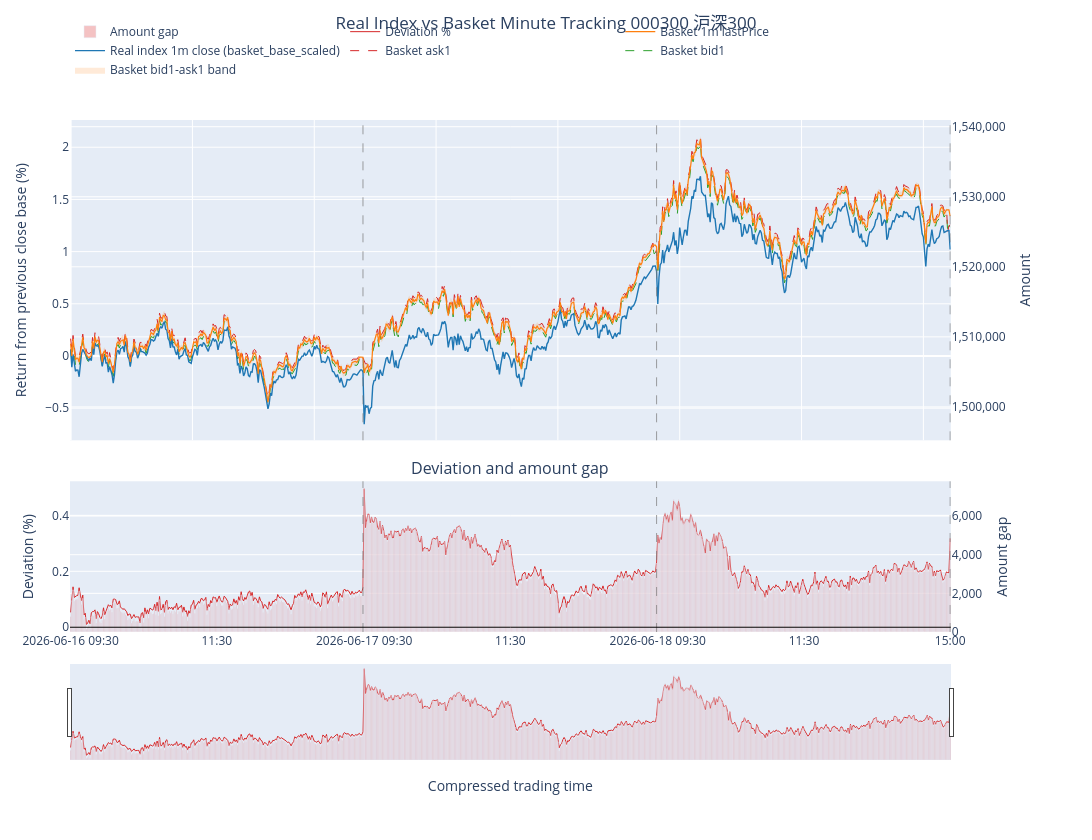

Notebook code cell kept with this figure:
### Code cell
print("Baseline date:", baseline_date_dash)
print("Using ETF:", using_etf)
print("Weight source:", weight_source)
print("Portfolio method:", portfolio_greedy_method)
print("Close weight data date:", closeweight_data_date)
print("Fitting dates:", fitting_date_ls)
print("Adjusting dates:", adjusting_date_ls)
print("Rule file:", rule_file_path)
print("Target stock value:", target_stock_value)
print("Apply corporate actions:", apply_corporate_actions_to_basket)
print("Funding ratio cap:", adjustment_max_over_budget_ratio)
print("Real index price caliber:", real_index_price_caliber)
print("Real index amount mode:", real_index_amount_mode)
print("Risk estimator:", initial_risk_model.summary["estimator"])
print("Risk lookback days:", risk_lookback_days)
print("Risk half-life days:", risk_half_life_days)
print("Risk price col:", risk_price_col)
print("OAS shrinkage:", initial_risk_model.summary["oas_shrinkage"])
print("Pareto config:", pareto_config)
print("Excepted stocks:", excepted_code_ls)
print("[Daily Tracking Stats]")
display(df_daily_tracking_stats[[
    "fitting_date", "diff_mean_pct", "diff_std_pct",
    "diff_max_positive_pct", "diff_max_negative_pct", "diff_pct95_pct",
    "n_minutes", "daily_dividend_cash", "cumulative_dividend_cash",
    "corporate_action_enabled", "real_index_base_price",
    "real_index_price_caliber", "real_index_amount_mode",
]])
print("[Quantity Adjustments]:", len(df_quantity_adjustments))
display(df_quantity_adjustments.head(10))
print("[Dividend Records]:", len(df_dividend_records))
display(df_dividend_records.tail(10))
print("[Adjustment Summary]")
display(df_adjustment_summary)
print("[Adjustment Trades]:", len(df_adjustment_trades))
display(df_adjustment_trades.head(10))
print("[Position Schedule]")
display(df_position_schedule.head(5))
print("[Benchmark Base By Date]")
display(df_benchmark_base_by_date)
display(outputs["matplotlib_fig"])
display(outputs["plotly_fig"])

### Figure 1 — Plotly figure (JSON) as saved in the notebook; plotly's stock layout.template omitted (floating-point values rounded to 4 significant figures; data arrays with more than 128 entries replaced by an {"elided": "..."} marker saying what was removed)
{"data": [{"hoverinfo": "skip", "line": {"width": 0}, "mode": "lines", "showlegend": false, "type": "scatter", "x": {"elided": "723 float values"}, "xaxis": "x", "y": {"elided": "723 float values"}, "yaxis": "y"}, {"customdata": {"elided": "723x1 str values"}, "fill": "tonexty", "fillcolor": "rgba(255,127,14,0.16)", "hovertemplate": "Time=%{customdata[0]}<extra></extra>", "line": {"width": 0}, "mode": "lines", "name": "Basket bid1-ask1 band", "type": "scatter", "x": {"elided": "723 float values"}, "xaxis": "x", "y": {"elided": "723 float values"}, "yaxis": "y"}, {"customdata": {"elided": "723x1 str values"}, "hovertemplate": "Time=%{customdata[0]}<br>Return=%{y:.4f}%<extra></extra>", "line": {"color": "#2ca02c", "dash": "dash", "width": 1}, "mode": "lines", "name": "Basket bid1", "type": "scatter", "x": {"elided": "723 float values"}, "xaxis": "x", "y": {"elided": "723 float values"}, "yaxis": "y"}, {"customdata": {"elided": "723x1 str values"}, "hovertemplate": "Time=%{customdata[0]}<br>Return=%{y:.4f}%<extra></extra>", "line": {"color": "#d62728", "dash": "dash", "width": 1}, "mode": "lines", "name": "Basket ask1", "type": "scatter", "x": {"elided": "723 float values"}, "xaxis": "x", "y": {"elided": "723 float values"}, "yaxis": "y"}, {"customdata": {"elided": "723x2 mixed values"}, "hovertemplate": "Time=%{customdata[0]}<br>Return=%{y:.4f}%<br>Amount=%{customdata[1]:,.2f}<extra></extra>", "line": {"color": "#1f77b4", "width": 1.4}, "mode": "lines", "name": "Real index 1m close (basket_base_scaled)", "type": "scatter", "x": {"elided": "723 float values"}, "xaxis": "x", "y": {"elided": "723 float values"}, "yaxis": "y"}, {"customdata": {"elided": "723x2 mixed values"}, "hovertemplate": "Time=%{customdata[0]}<br>Return=%{y:.4f}%<br>Amount=%{customdata[1]:,.2f}<extra></extra>", "line": {"color": "#ff7f0e", "width": 1.2}, "mode": "lines", "name": "Basket 1m lastPrice", "type": "scatter", "x": {"elided": "723 float values"}, "xaxis": "x", "y": {"elided": "723 float values"}, "yaxis": "y"}, {"hoverinfo": "skip", "line": {"width": 0}, "mode": "lines", "opacity": 0, "showlegend": false, "type": "scatter", "x": {"elided": "723 float values"}, "xaxis": "x", "y": {"elided": "723 float values"}, "yaxis": "y2"}, {"hoverinfo": "skip", "line": {"width": 0}, "mode": "lines", "opacity": 0, "showlegend": false, "type": "scatter", "x": {"elided": "723 float values"}, "xaxis": "x", "y": {"elided": "723 float values"}, "yaxis": "y2"}, {"customdata": {"elided": "723x2 mixed values"}, "hovertemplate": "Time=%{customdata[0]}<br>Deviation=%{y:.4f}%<br>Amount gap=%{customdata[1]:,.2f}<extra></extra>", "line": {"color": "#d62728", "width": 1}, "mode": "lines", "name": "Deviation %", "type": "scatter", "x": {"elided": "723 float values"}, "xaxis": "x2", "y": {"elided": "723 float values"}, "yaxis": "y3"}, {"customdata": {"elided": "723x1 str values"}, "hovertemplate": "Time=%{customdata[0]}<br>Amount gap=%{y:,.2f}<extra></extra>", "marker": {"color": "rgba(214,39,40,0.28)"}, "name": "Amount gap", "type": "bar", "x": {"elided": "723 float values"}, "xaxis": "x2", "y": {"elided": "723 float values"}, "yaxis": "y4"}], "layout": {"annotations": [{"font": {"size": 16}, "showarrow": false, "text": "Deviation and amount gap", "x": 0.47, "xanchor": "center", "xref": "paper", "y": 0.2944, "yanchor": "bottom", "yref": "paper"}], "height": 840, "hovermode": "x unified", "legend": {"orientation": "h", "x": 0, "xanchor": "left", "y": 1.07, "yanchor": "bottom"}, "margin": {"b": 80, "l": 70, "r": 85, "t": 120}, "shapes": [{"line": {"color": "rgba(120,120,120,0.7)", "dash": "dash", "width": 1}, "type": "line", "x0": 240, "x1": 240, "xref": "x", "y0": 0, "y1": 1, "yref": "y domain"}, {"line": {"color": "rgba(120,120,120,0.7)", "dash": "dash", "width": 1}, "type": "line", "x0": 240, "x1": 240, "xref": "x2", "y0": 0, "y1": 1, "yref": "y3 domain"}, {"line": {"color": "rgba(120,120,120,0.7)", "dash": "dash", "width": 1}, "type": "line", "x0": 481, "x1": 481, "xref": "x", "y0": 0, "y1": 1, "yref": "y domain"}, {"line": {"color": "rgba(120,120,120,0.7)", "dash": "dash", "width": 1}, "type": "line", "x0": 481, "x1": 481, "xref": "x2", "y0": 0, "y1": 1, "yref": "y3 domain"}, {"line": {"color": "rgba(120,120,120,0.7)", "dash": "dash", "width": 1}, "type": "line", "x0": 722, "x1": 722, "xref": "x", "y0": 0, "y1": 1, "yref": "y domain"}, {"line": {"color": "rgba(120,120,120,0.7)", "dash": "dash", "width": 1}, "type": "line", "x0": 722, "x1": 722, "xref": "x2", "y0": 0, "y1": 1, "yref": "y3 domain"}, {"line": {"color": "black", "width": 1}, "type": "line", "x0": 0, "x1": 1, "xref": "x2 domain", "y0": 0, "y1": 0, "yref": "y3"}], "title": {"text": "Real Index vs Basket Minute Tracking 000300 沪深300", "x": 0.5, "y": 0.98}, "width": 1350, "xaxis": {"anchor": "y", "domain": [0, 0.94], "matches": "x2", "showticklabels": false}, "xaxis2": {"anchor": "y3", "domain": [0, 0.94], "rangeslider": {"visible": true}, "tickmode": "array", "ticktext": ["2026-06-16\n09:30", "11:30", "2026-06-17\n09:30", "11:30", "2026-06-18\n09:30", "11:30", "15:00"], "tickvals": [0, 120, 241, 361, 482, 602, 722], "title": {"text": "Compressed trading time"}}, "yaxis": {"anchor": "x", "domain": [0.3744, 1], "title": {"text": "Return from previous close base (%)"}}, "yaxis2": {"anchor": "x", "overlaying": "y", "side": "right", "tickformat": ",.0f", "title": {"text": "Amount"}}, "yaxis3": {"anchor": "x2", "domain": [0, 0.2944], "title": {"text": "Deviation (%)"}}, "yaxis4": {"anchor": "x2", "overlaying": "y3", "side": "right", "tickformat": ",.0f", "title": {"text": "Amount gap"}}}}
